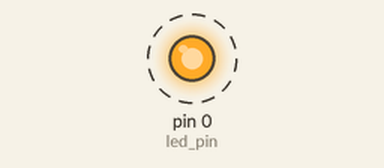
This program was run on a simulated MicroPython board. Parts: output pins drawn as LEDs (lit = HIGH). Dashed ring = blinking.

Above: at 0.07 s.
Timing chart, 0 to 3.0 s (numbered marks = the images above):
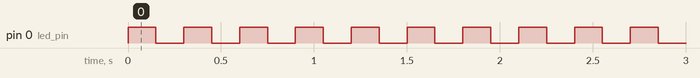

The program:

Codigo-def-funcion.py
```python
from machine import Pin
import time

# Configurar pin del LED
led_pin = Pin(0, Pin.OUT)

# Crear una funcion sin parametros
def encender_led():
    led_pin.on()
    time.sleep_ms(300)
    led_pin.off()
    time.sleep_ms(300)

# Crear una funcion con parametros
def encender_led_tiempo(espera):
    led_pin.on()
    time.sleep_ms(espera)
    led_pin.off()
    time.sleep_ms(espera)

while(True):
    # Llamar a la función
    # encender_led()
    encender_led_tiempo(150)
```

Measured:
- by itself, pin 0 (led_pin): alternates HIGH for 0.15 s and LOW for 0.15 s
